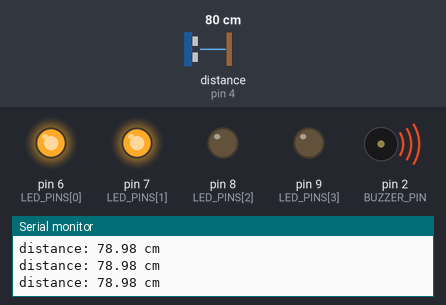
This sketch was run on a simulated Arduino Uno, built with avr-gcc and run on an emulated ATmega328P. Shown: output pins drawn as LEDs (lit = HIGH), buzzer (waves = sounding), the last lines printed to the serial monitor. Wiring (inferred from the names in the program): ultrasonic range finder: trigger pin 3; echo pin 4. Dashed ring = blinking. The inputs (shaded band) are chosen by the test bench; at power-on: distance to the obstacle (sensor on pin 4) 80 cm. The echo pulse lasts 58.3 µs per cm; pins used as bus, display or sensor lines are not drawn.

Above: at 1.2 s.
1.3 s: distance to the obstacle (sensor on pin 4) set to 56 cm
2.8 s: distance to the obstacle (sensor on pin 4) set to 48 cm
At 3.7 s:
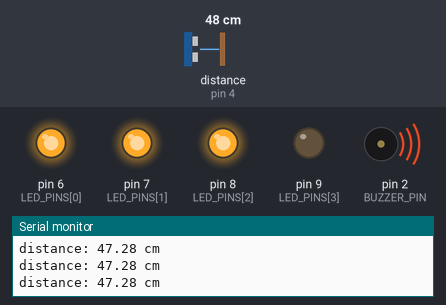
4.3 s: distance to the obstacle (sensor on pin 4) set to 35 cm
7.3 s: distance to the obstacle (sensor on pin 4) set to 28 cm
At 7.7 s:
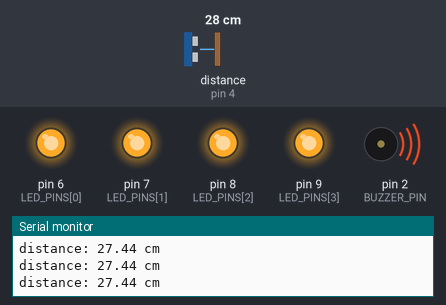
8.8 s: distance to the obstacle (sensor on pin 4) set to 24 cm
At 9.08 s:
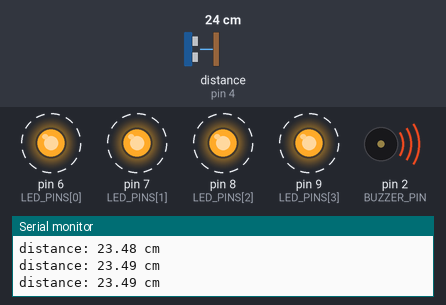
11.8 s: distance to the obstacle (sensor on pin 4) set to 60 cm
At 12.9 s:
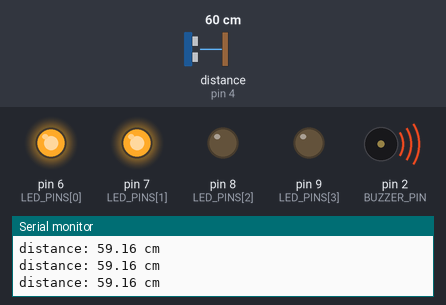
Timing chart, 0 to 14.4 s (numbered marks = the images above; inputs shaded):
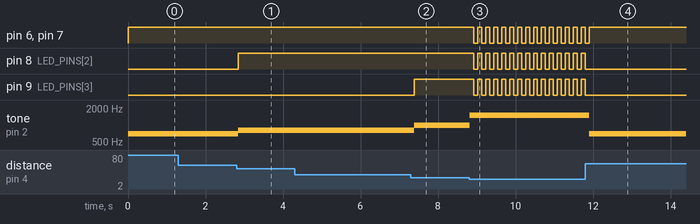

Measured:
- the behaviour switches between 52 and 51 cm on distance to the obstacle (sensor on pin 4) (found by bisection; images 0 and 1)
- the behaviour switches between 32 and 31 cm on distance to the obstacle (sensor on pin 4) (found by bisection; images 1 and 2)
- the behaviour switches between 27 and 26 cm on distance to the obstacle (sensor on pin 4) (found by bisection; images 2 and 3)
- after the input at 2.8 s, pin 8 (LED_PINS[2]): LOW → HIGH at once; tone on pin 2 (BUZZER_PIN): 700 Hz → 800 Hz at once
- after the input at 7.3 s, pin 9 (LED_PINS[3]): LOW → HIGH after 0.09 s; tone on pin 2 (BUZZER_PIN): 800 Hz → 1000 Hz after 0.09 s
- after the input at 8.8 s, pin 6 (LED_PINS[0]), pin 7 (LED_PINS[1]), pin 8 (LED_PINS[2]), pin 9 (LED_PINS[3]): alternates HIGH for 0.10 s and LOW for 0.10 s, starting after 0.13 s; tone on pin 2 (BUZZER_PIN): 1000 Hz → 1500 Hz at once
- after the input at 11.8 s, pin 6 (LED_PINS[0]), pin 7 (LED_PINS[1]): goes on until 11.9 s, then stays HIGH; pin 8 (LED_PINS[2]), pin 9 (LED_PINS[3]): stops changing and stays LOW; tone on pin 2 (BUZZER_PIN): 1500 Hz → 700 Hz after 0.10 s

The sketch:

E2.ino
```cpp
// (C) Nasit Vurgun, Joel Mattsson, Mohamad Khalil, group: 19 (2024)
// Work package 6
// Exercise 2: Sensing obstacles using ultrasonic sensor
// Submission code: 8BRU21

// ARDUINO PIN CONFIGURATION
# define BUZZER_PIN 2 // Piezo buzzer pin
# define TRIG_PIN 3 // Ultrasonic Sensor's TRIG pin
# define ECHO_PIN 4 // Ultrasonic Sensor's ECHO pin
const int LED_PINS[4] = {6, 7, 8, 9}; // LED pins

// UltraSonic Sensor Variables
float duration_us; // pulse duration in microseconds
float distance_cm; // distance in centimeters

// buzzer tones
const int BUZZER_TONES[5] = {600, 700, 800, 1000, 1500}; // buzzer tones (Hz)

// blink timer variables
int ledState = 0; // LED state (ON or OFF)
const int BLINK_PERIOD = 200; // blink period in milliseconds
unsigned long startTime = 0; // start time
unsigned long currentTime = 0; // current time

// OPTIONAL: the following variables are to enable averaging of distance
const int N = 1; // change variable from 1 to N to take running average of N samples
int count = 0; // counter
float sum_distance = 0.0; // sum of distance
float avg_distance = 0.0; // average distance

// Setup - runs once
void setup() {
  Serial.begin (9600);         // initialize serial port to 9600 baud rate
  pinMode(TRIG_PIN, OUTPUT);   // initialize trigger pin to OUTPUT
  pinMode(ECHO_PIN, INPUT);    // initialize echo pin to INPUT
  pinMode(BUZZER_PIN, OUTPUT); // initialize buzzer pin to OUTPUT

  // initialize LED pins
  for(int i = 0; i<4; i++){
    pinMode(LED_PINS[i], OUTPUT); // initialize LED pins to OUTPUT
  }
}

// Loop - runs continuously
void loop() {
  sum_distance += detectDistance(); // add the distance to sum
  count++; // increment the counter

  // if N>1 samples are collected, calculate the average distance
  if (count == N){ // default is N = 1
    avg_distance = sum_distance / count; // calculate the average distance
    checkObstacles(avg_distance); // check for obstacles
    sum_distance = 0; // reset the sum
    count = 0; // reset the counter
  }

  delay(100/N); // delay based on sampling frequency
}

float detectDistance(){
  // generate 10-microsecond pulse to TRIG pin
  digitalWrite(TRIG_PIN, LOW); // turn off the pulse
  delayMicroseconds(2); // wait for 2 microseconds
  digitalWrite(TRIG_PIN, HIGH); // send 10-microsecond pulse
  delayMicroseconds(10); // wait for 10 microseconds
  digitalWrite(TRIG_PIN, LOW); // turn off the pulse

  // calculate distance using d = v*t/2 where v = 0.034 cm/microsecond (speed of sound in air)
  duration_us = pulseIn(ECHO_PIN, HIGH); // measure the echo duration in microseconds
  distance_cm = 0.034 * duration_us / 2; // calculate the distance in centimeters

  return distance_cm; // return the distance
}

// function to check for obstacles
void checkObstacles(int distance){
  if(distance <= 25){ // if distance is less than 25 cm
    turnOffLEDs(); // turn off all LEDs
    buzz(4); // generate buzzer tone
    blinkLEDs(); // blink four LEDs
  }else if(distance <= 30  && distance > 25){ // if distance is less than 30 cm
    turnOffLEDs(); // turn off all LEDs
    turnOnLEDs(4); // turn on four LEDs
    buzz(3); // generate buzzer tone
  }else if(distance <= 50 && distance > 30){ // if distance is less than 50 cm
    turnOffLEDs(); // turn off all LEDs
    turnOnLEDs(3); // turn on three LEDs
    buzz(2); // generate buzzer tone
  }else if(distance <= 100 && distance > 50){ // if distance is less than 100 cm
    turnOffLEDs(); // turn off all LEDs
    turnOnLEDs(2); // turn on two LEDs
    buzz(1); // generate buzzer tone
  }else if(distance <= 200&& distance > 100){ // if distance is less than 200 cm
    turnOffLEDs(); // turn off all LEDs
    turnOnLEDs(1); // turn on one LED
    buzz(0); // generate buzzer tone
  }else{ // if distance is greater than 200 cm
    turnOffLEDs(); // turn off all LEDs
    noBuzz();  // turn off Piezo Buzzer
  }

  // print distance to serial monitor for debugging
  Serial.print("distance: ");
  Serial.print(distance_cm); // print distance in cm
  Serial.println(" cm");
}

// function to turn on N LEDs
void turnOnLEDs(int n){
  for(int i=0; i<n; i++){ // turn on N LEDs
      digitalWrite(LED_PINS[i], HIGH); // write high signal
  }
  ledState = 1; // update LED state to 1
}

// function to turn off all LEDs
void turnOffLEDs(){
  for(int i=0; i<4; i++){ // turn off all LEDs
      digitalWrite(LED_PINS[i], LOW); // write low signal
  }
  ledState = 0; // update LED state to 0
}

// function to blink LEDs
void blinkLEDs(){
  currentTime = millis(); // get the current time
  if(!ledState && (currentTime - startTime > BLINK_PERIOD)){  // if LED is off and time to blink
    turnOnLEDs(4); // turn on all LEDs
    startTime = millis(); // save the start time using system clock
  }else if(ledState && (currentTime - startTime > BLINK_PERIOD)){ // if LED is on and time to blink
    turnOffLEDs(); // turn off all LEDs
    startTime = currentTime; // reset the start time
  }
}

// function to generate buzzer tone
void buzz(int i){
  tone(BUZZER_PIN, BUZZER_TONES[i], 500); // active buzzer on
    //digitalWrite(BUZZER_PIN, HIGH); // passive buzzer on
}

// function to stop buzzer tone
void noBuzz(){
  noTone(BUZZER_PIN); // active buzzer off
  //digitalWrite(BUZZER_PIN, LOW); // passive buzzer off
}
```
